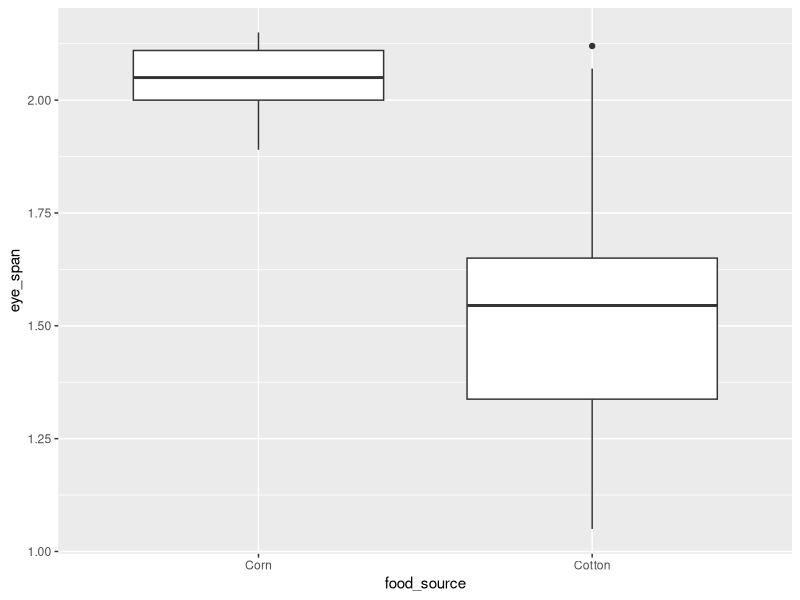
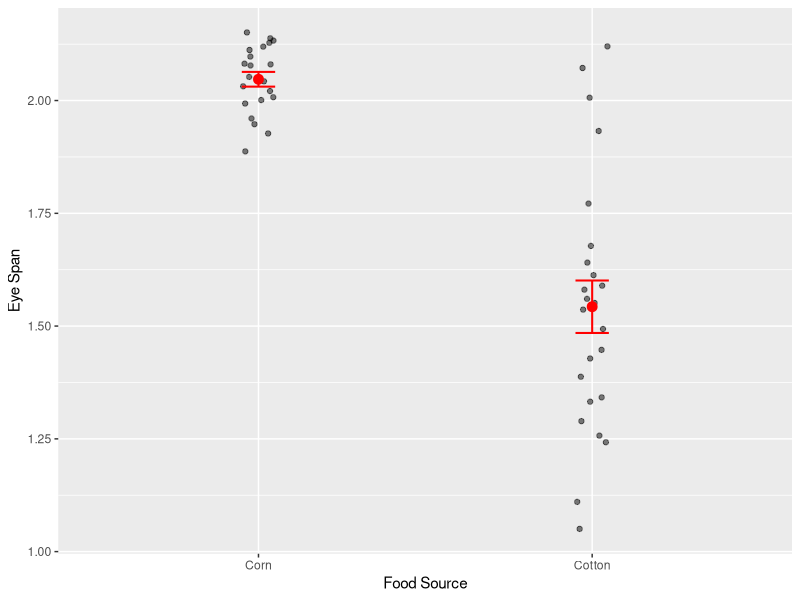

The R script that drew these images, in order: (Note: this script raises an error after producing the figures.)
## ---- chunk 1
# FIXME
library(tidyverse)
library(readxl)
library(cowplot)
## ---- chunk 2
# FIXME
stalk <- read_csv("../data/Stalkies.csv")
## ---- chunk 3
ggplot(stalk, aes(x = food_source, y = eye_span)) +
  geom_boxplot()

ggplot(stalk, aes(x = food_source, y = eye_span)) +
  geom_point(position = position_jitter(width = 0.05), alpha = 0.5) +
  stat_summary(fun.y = mean, geom = "point", size = 3, color = "red") + 
  stat_summary(fun.data = mean_se, geom = "errorbar", width = 0.1,
               color = "red", size = 0.7) +
  labs(x = "Food Source", y = "Eye Span")
## ---- chunk 4
# FIXME
myT <- t.test(eye_span ~ food_source, data = stalk) 
myT
## ---- chunk 5
# FIXME
fm <- lm(eye_span ~ food_source, data = stalk)
summary(fm)
## ---- chunk 6
# Function for sum of squares
SS <- function(x, x_bar = NULL) {
  # If x_bar is not provided, use the mean of x
  if (is.null(x_bar)) x_bar <- mean(x)
  
  # Return sum of squares
  return(sum((x - x_bar) ^ 2))
}
## ---- chunk 7
n1 <- nrow(stalk[stalk$food_source == "Corn", ])
n2 <- nrow(stalk[stalk$food_source == "Cotton", ])

x <- stalk$eye_span
x1 <- stalk$eye_span[stalk$food_source == "Corn"]
x2 <- stalk$eye_span[stalk$food_source == "Cotton"]
## ---- chunk 8
s_hat_2 <- (1 / (n1 + n2)) * (SS(x1) + SS(x2))

L_2 <- 1 / (2 * pi * s_hat_2) ^ ((n1 + n2) / 2) * exp(-(n1 + n2) / 2)
log(L_2)
## ---- chunk 9
s_hat_1 <- (1 / (n1 + n2)) * (SS(x1, mean(x)) + SS(x2, mean(x)))
L_1 <- 1 / ((2 * pi * s_hat_1) ^ ((n1 + n2) / 2)) * exp(-((n1 + n2) / 2))
log(L_1)
## ---- chunk 10
# FIXME
L_2 / L_1
(s_hat_2 / s_hat_1) ^ (-(n1 + n2) / 2)
## ---- chunk 11
# FIXME
mean(stalk$eye_span[stalk$food_source == 'Cotton']) -
  2 * sd(stalk$eye_span[stalk$food_source == 'Cotton'] / 
           sqrt(length(stalk$eye_span[stalk$food_source == 'Cotton'])))

mean(stalk$eye_span[stalk$food_source == 'Cotton']) +
  2 * sd(stalk$eye_span[stalk$food_source == 'Cotton'] / 
           sqrt(length(stalk$eye_span[stalk$food_source == 'Cotton'])))

mean(stalk$eye_span[stalk$food_source == 'Corn']) -
  2 * sd(stalk$eye_span[stalk$food_source == 'Corn'] / 
           sqrt(length(stalk$eye_span[stalk$food_source == 'Corn'])))

mean(stalk$eye_span[stalk$food_source == 'Corn']) + 
  2 * sd(stalk$eye_span[stalk$food_source == 'Corn'] / 
           sqrt(length(stalk$eye_span[stalk$food_source == 'Corn'])))

## We can write functions to do the SEM and approximate CI
## approx_CI returns a data_frame with the lower and upper
## bounds of the CI. Notice that the "do" function can take
## the data_frame from approx_CI and turn it into a data_frame
## with both CI bounds. This is a general way to handle 
## summarizing from functions that return multiple variables.
SEM <- function(x) return(sd(x) / sqrt(length(x)))

approx_CI <- function(x) {
  upper <- mean(x) + 2 * SEM(x)
  lower <- mean(x) - 2 * SEM(x)
  return(data_frame(lower, upper))
}

stalk %>% 
  group_by(food_source) %>% 
  do(approx_CI(.$eye_span))
## ---- chunk 12
set.seed(648273)
niter <- 1000

mu.corn <- mean(stalk$eye_span[stalk$food_source == 'Corn'])
mu.cotton <- mean(stalk$eye_span[stalk$food_source == 'Cotton'])
sd.corn <- sd(stalk$eye_span[stalk$food_source == 'Corn'])
sd.cotton <- sd(stalk$eye_span[stalk$food_source == 'Cotton'])
n.corn <- length(stalk$eye_span[stalk$food_source == 'Corn'])
n.cotton <- length(stalk$eye_span[stalk$food_source == 'Cotton'])

corn.cis <- data_frame(mm = numeric(length = niter),
                       ll = numeric(length = niter),
                       uu = numeric(length = niter))
cotton.cis <- data_frame(mm = numeric(length = niter),
                         ll = numeric(length = niter),
                         uu = numeric(length = niter))

for (jj in 1:niter) {
  corn.s <- rnorm(n.corn, mu.corn, sd.corn)
  cotton.s <- rnorm(n.cotton, mu.cotton, sd.cotton)
  
  corn.cis[jj, ] <- c(
    mean(corn.s),
    mean(corn.s) - 2 * (sd(corn.s) / sqrt(n.corn)),
    mean(corn.s) + 2 * (sd(corn.s) / sqrt(n.corn))) 
  cotton.cis[jj, ] <- c(
    mean(cotton.s),
    mean(cotton.s) - 2 * (sd(cotton.s) / sqrt(n.cotton)),
    mean(cotton.s) + 2 * (sd(cotton.s) / sqrt(n.cotton))) 
}

(sum(mu.corn < corn.cis$ll) + sum(mu.corn > corn.cis$uu)) / niter
(sum(mu.cotton < cotton.cis$ll) + sum(mu.cotton > cotton.cis$uu)) / niter
## ---- chunk 13
# FIXME
EW <- read_csv("../data/Earwigs.csv")
## ---- chunk 14
# FIXME
EW %>%
  ggplot(aes(Density, Proportion_Forceps)) +
  geom_point()
## ---- chunk 15
# FIXME
EW %>%
  ggplot(aes(Density, Proportion_Forceps)) +
  geom_point() +
  geom_smooth(method = "lm")
## ---- chunk 16
fm <- lm(Proportion_Forceps ~ Density, data = EW)
summary(fm)
